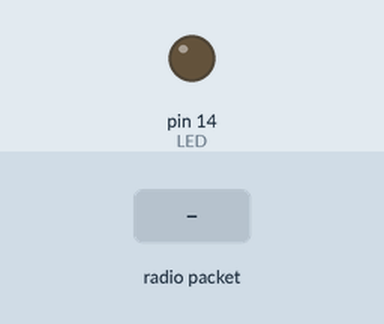
A sketch run on a simulated Arduino Uno, built with avr-gcc and run on an emulated ATmega328P. Parts: output pins drawn as LEDs (lit = HIGH). Inputs (shaded band) come from the test bench. No radio packets arrive unless stated; pins used as bus, display or sensor lines are not drawn; what the sketch prints to the serial monitor is not drawn.

Above: at 2.2 s.
2.3 s: radio packet "1" arrives
Timing chart, 0 to 5.3 s (numbered marks = the images above; inputs shaded):
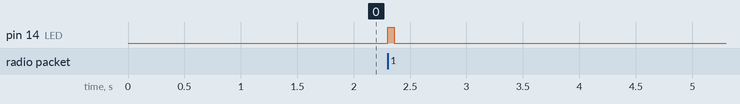

Measured:
- after the input at 2.3 s, pin 14 (LED): LOW → HIGH at once, → LOW 0.06 s later

The sketch:

LoRa_434MHzReceiveAcknowledge.ino
```cpp
#include <SPI.h>
#include <RH_RF95.h>

// Radio pins for mothbot
#define RFM95_CS 8
#define RFM95_RST 7
#define RFM95_INT 2

// Change to 434.0 or other frequency, must match RX's freq!
#define RF95_FREQ 434.0

// Singleton instance of the radio driver
RH_RF95 rf95(RFM95_CS, RFM95_INT);

// Blinky on receipt
#define LED 14

void setup()
{
  pinMode(LED, OUTPUT);
  pinMode(RFM95_RST, OUTPUT);
  digitalWrite(RFM95_RST, HIGH);

  Serial.begin(9600);
//  while (!Serial) {
//    delay(1);
//  }
  delay(1000);

  Serial.println("Feather LoRa RX Test!");

  // manual reset
  digitalWrite(RFM95_RST, LOW);
  delay(10);
  digitalWrite(RFM95_RST, HIGH);
  delay(10);

  while (!rf95.init()) {
    Serial.println("LoRa radio init failed");
    Serial.println("Uncomment '#define SERIAL_DEBUG' in RH_RF95.cpp for detailed debug info");
    while (1);
  }
  Serial.println("LoRa radio init OK!");

  // Defaults after init are 434.0MHz, modulation GFSK_Rb250Fd250, +13dbM
  if (!rf95.setFrequency(RF95_FREQ)) {
    Serial.println("setFrequency failed");
    while (1);
  }
  Serial.print("Set Freq to: "); Serial.println(RF95_FREQ);

  // Defaults after init are 434.0MHz, 13dBm, Bw = 125 kHz, Cr = 4/5, Sf = 128chips/symbol, CRC on

  // The default transmitter power is 13dBm, using PA_BOOST.
  // If you are using RFM95/96/97/98 modules which uses the PA_BOOST transmitter pin, then
  // you can set transmitter powers from 5 to 23 dBm:
  rf95.setTxPower(5, false);
}

void loop()
{
  if (rf95.available())
  {
    Serial.println("Checking for message");
    // Should be a message for us now
    uint8_t buf[RH_RF95_MAX_MESSAGE_LEN];
    uint8_t len = sizeof(buf);
    Serial.print("Len = "); Serial.println(len);
    if (rf95.recv(buf, &len))
    {
      digitalWrite(LED, HIGH);
      RH_RF95::printBuffer("Received: ", buf, len);
      Serial.print("Got: ");
      Serial.println((char*)buf);
       Serial.print("RSSI: ");
      Serial.println(rf95.lastRssi(), DEC);

      // Send a reply
      uint8_t data[] = "KB7VLV back to you";
      rf95.send(data, sizeof(data));
      rf95.waitPacketSent();
      Serial.println("Sent a reply");
      digitalWrite(LED, LOW);
    }
    else
    {
      Serial.println("Receive failed");
    }
  }
}
```
